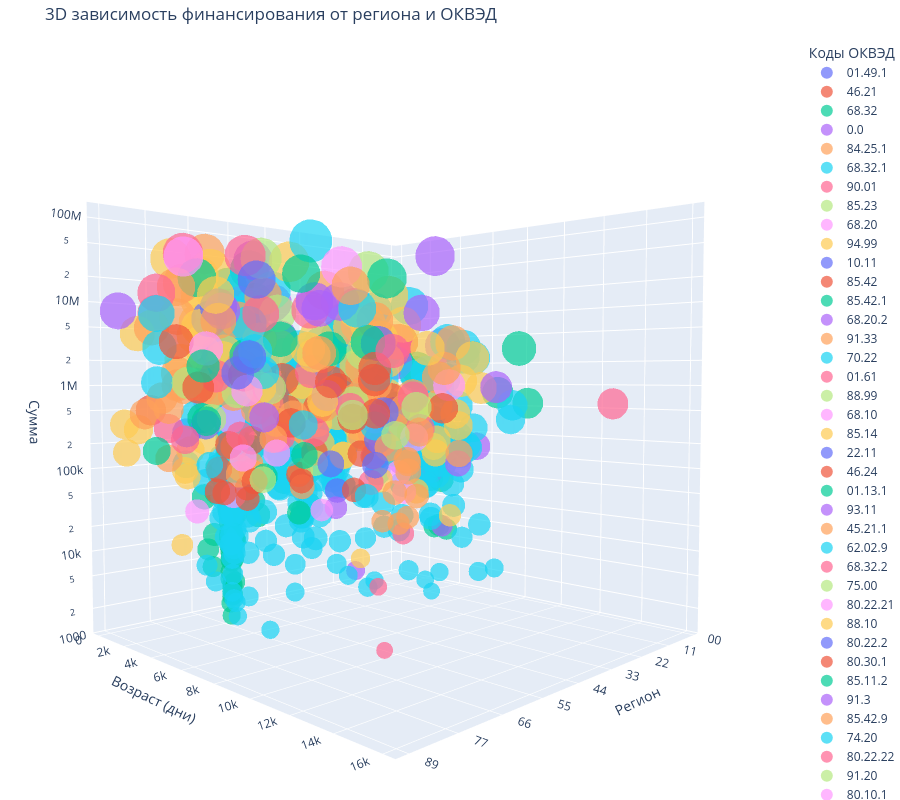

The cell this chart's notebook holds for it:
### Markdown cell above
3-х мерная визуализация. Сумма выплат, от региона, возраста, кода ОКВЭД.

### Code cell
import plotly.express as px

# Фильтруем и подготавливаем данные
plot_df = df[df['incomeTotal'] > 0].copy()

# Нормализуем размер точек (логарифмически или относительный масштаб)
plot_df['point_size'] = np.log10(plot_df['incomeTotal'])  # Логарифмический масштаб размеров
min_size = plot_df['point_size'].min()
max_size = plot_df['point_size'].max()

# Задаем порядок регионов (например, по убыванию финансирования)
# Явно указываем observed=False для подавления предупреждения
region_order = plot_df.groupby('regionCode', observed=False)['incomeTotal'].sum().sort_values(ascending=False).index

# Применяем порядок к категории
plot_df['regionCode'] = plot_df['regionCode'].cat.reorder_categories(region_order, ordered=True)

# Сортируем DataFrame
plot_df = plot_df.sort_values('regionCode')

# Строим график с учетом порядка
fig = px.scatter_3d(
    plot_df,
    x='regionCode',
    y='nkoAge_days',
    z='incomeTotal',
    color='mainOkvedCode',
    category_orders={'regionCode': plot_df['regionCode'].cat.categories.tolist()},
    size='point_size', # Используем нормализованный размер
    size_max=40,    # Увеличиваем максимальный размер точек
    opacity=0.7,
    log_z=True,
    title='3D зависимость финансирования от региона и ОКВЭД',
    hover_name='mainOkvedName',
    hover_data={'point_size': False, 'incomeTotal': ':.2f'},  # Форматируем подсказки
    height=800
)

# Улучшаем отображение
fig.update_layout(
    scene=dict(
        xaxis_title='Регион',
        yaxis_title='Возраст (дни)',
        zaxis_title='Сумма',
        zaxis=dict(type="log"),
        camera=dict(eye=dict(x=1.5, y=1.5, z=0.1))  # Изменяем угол обзора
    ),
    margin=dict(l=0, r=0, b=0, t=40),
    legend=dict(
        title='Коды ОКВЭД',
        itemsizing='constant'
    )
)

# Дополнительные настройки для лучшей видимости
fig.update_traces(
    marker=dict(
        line=dict(width=0),
        sizemode='diameter',
        sizeref=2.*max_size/(10.**2)  # Формула для масштабирования размеров
    ),
    selector=dict(mode='markers')
)

fig.show()
